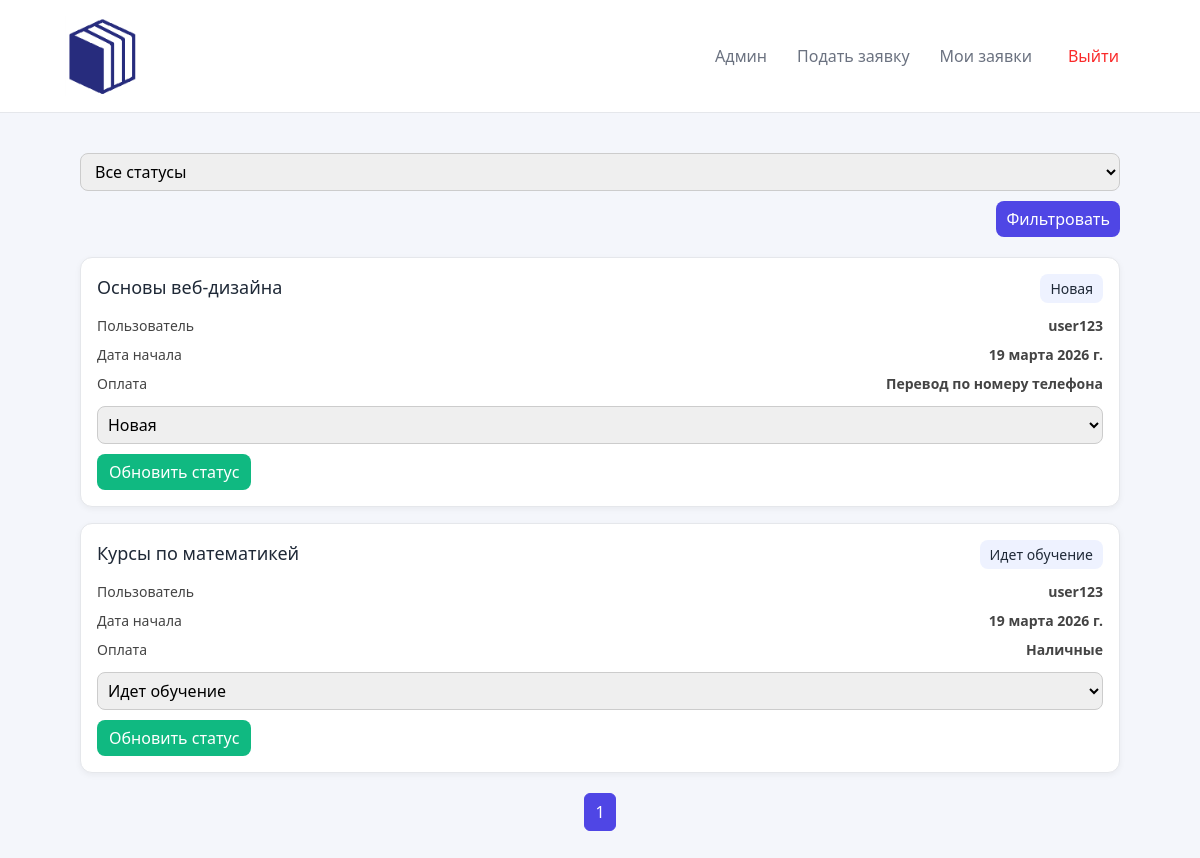
The app's page /admin-panel/ (signed in), older data.
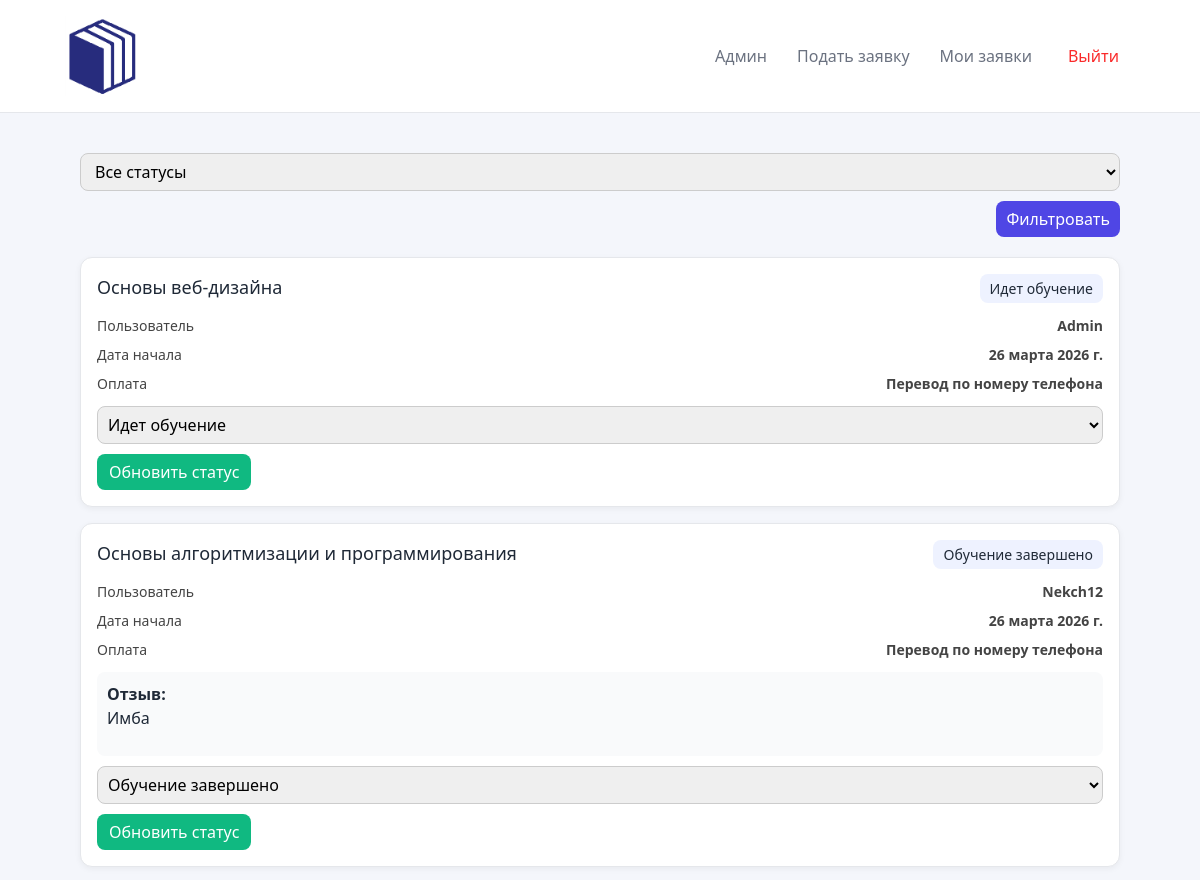
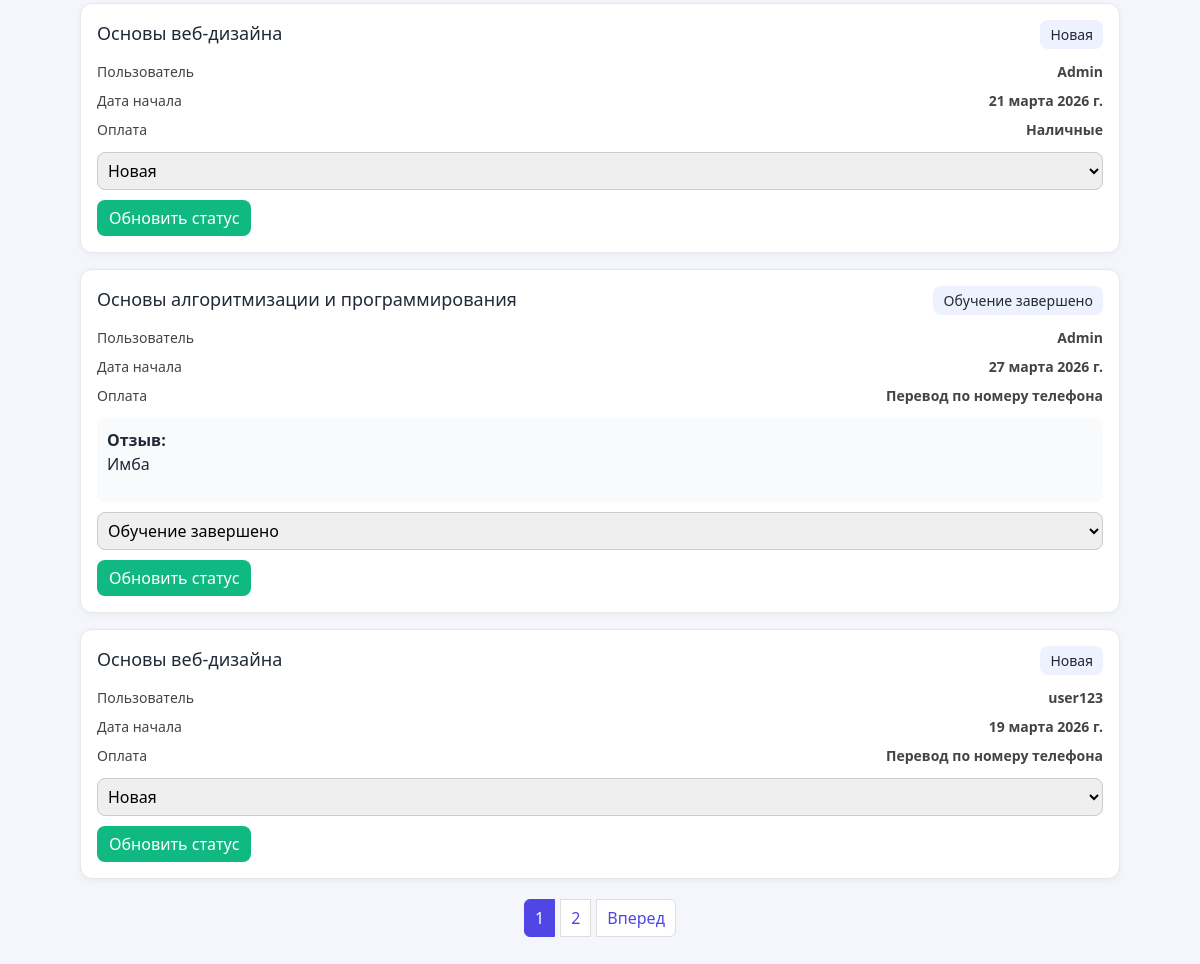
The same page, newer data (2 pictures, top to bottom).
### client/models.py (models this page shows, shortened)
class Application(models.Model):
    COURSE_CHOICE = [
        ('1', 'Основы алгоритмизации и программирования'),
        ('2', 'Основы веб-дизайна'),
        ('3', 'Основы проектирования баз данных'),
    ]
    PAYMENT_CHOICES = [
        ('cash', 'Наличные'),
        ('phone', 'Перевод по номеру телефона'),
    ]
    STATUS_CHOICES = [
        ('new', 'Новая'),
        ('in_progress', 'Идет обучение'),
        ('completed', 'Обучение завершено'),
    ]
    user = models.ForeignKey(settings.AUTH_USER_MODEL, on_delete=models.CASCADE)
    course_name = models.CharField(max_length=255, choices=COURSE_CHOICE)
    start_date = models.DateField()
    payment_method = models.CharField(max_length=10, choices=PAYMENT_CHOICES)
    status = models.CharField(max_length=20, choices=STATUS_CHOICES, default='new')
    rewiew = models.TextField(blank=True)
    created_at = models.DateTimeField(auto_now_add=True)

class CustomUser(AbstractUser):
    username = models.CharField(max_length=150, unique=True)
    full_name = models.CharField(max_length=250)
    phone = models.CharField(max_length=20)
    email = models.EmailField(unique=True)

### client/views.py (the view)
# urls.py: path('admin-panel/', views.admin_panel, name='admin_panel'),
@login_required
def admin_panel(request):
    if not request.user.is_superuser:
        return redirect('home')
    status_filter = request.GET.get('status', '')
    if status_filter:
        applications = Application.objects.filter(status=status_filter).order_by('-created_at')
    else:
        applications = Application.objects.all().order_by('-created_at')
    paginator = Paginator(applications, 5)
    page_number = request.GET.get('page')
    page_obj = paginator.get_page(page_number)
    return render(request, 'admin_panel.html', {
        'page_obj': page_obj,
        'status_filter': status_filter,
        'status_choices': Application.STATUS_CHOICES
    })

### client/templates/admin_panel.html (shortened to what this page needs)
{% extends './base.html' %}
{% block content %}
<div class="container">
    <form method="get" class="filter-form">
        <select name="status">
            <option value="">Все статусы</option>
        </select>
        <button type="submit">Фильтровать</button>
    </form>
    {% for app in page_obj %}
    <div class="app-card">
        <div class="app-card__header">
            <h3 class="app-card__title">{{ app.get_course_name_display }}</h3>
            <span class="app-card__status">{{ app.get_status_display }}</span>
        </div>
        <div class="app-card__body">
            <div class="app-card__row">
                <span>Пользователь</span>
                <strong>{{ app.user.username }}</strong>
            </div>
            <div class="app-card__row">
                <span>Дата начала</span>
                <strong>{{ app.start_date }}</strong>
            </div>
            <div class="app-card__row">
                <span>Оплата</span>
                <strong>{{ app.get_payment_method_display }}</strong>
            </div>
        </div>
        {% if app.rewiew %}
        <div class="app-card__review">
            <strong>Отзыв:</strong>
            <p>{{ app.rewiew }}</p>
        </div>
        {% endif %}
        <div class="app-card__footer">
            <form method="post" action="{% url 'change_status' app.id %}" class="status-form">
                <select name="status">
                    {% for key, label in status_choices %}
                        <option value="{{ key }}" {% if app.status == key %}selected{% endif %}>
                            {{ label }}
                        </option>
                    {% endfor %}
                </select>
                <button type="submit">Обновить статус</button>
            </form>
        </div>
    </div>
    {% empty %}
        <p>Заявок нет.</p>
    {% endfor %}
    <div class="pagination">
        {% for num in page_obj.paginator.page_range %}
            {% if page_obj.number == num %}
                <span class="page-item active">
                    <span class="page-link">{{ num }}</span>
                </span>
            {% else %}
                <span class="page-item">
                    <a class="page-link" href="?page={{ num }}{% if status_filter %}&status={{ status_filter }}{% endif %}">
                        {{ num }}
                    </a>
                </span>
            {% endif %}
        {% endfor %}
        {% if page_obj.has_next %}
            <span class="page-item">
                <a class="page-link" href="?page={{ page_obj.next_page_number }}{% if status_filter %}&status={{ status_filter }}{% endif %}">
                    Вперед
                </a>
            </span>
        {% endif %}
    </div>
</div>
{% endblock %}

Row changes from the older to the newer data that the page shows:
no longer on this page (row edited): Application: course_name "Курсы по математикей", status "Идет обучение", user.username "user123", start_date "19 марта 2026 г.", payment_method "Наличные"
added Application: course_name "Основы веб-дизайна", status "Идет обучение", user.username "Admin", start_date "26 марта 2026 г.", payment_method "Перевод по номеру телефона"
added Application: course_name "Основы алгоритмизации и программирования", status "Обучение завершено", user.username "Nekch12", start_date "26 марта 2026 г.", payment_method "Перевод по номеру телефона", rewiew "Имба"
added Application: course_name "Основы веб-дизайна", status "Новая", user.username "Admin", start_date "21 марта 2026 г.", payment_method "Наличные"
added Application: course_name "Основы алгоритмизации и программирования", status "Обучение завершено", user.username "Admin", start_date "27 марта 2026 г.", payment_method "Перевод по номеру телефона", rewiew "Имба"
Text that changed along with them:
new list line: "2"
text now shown: "Вперед"
